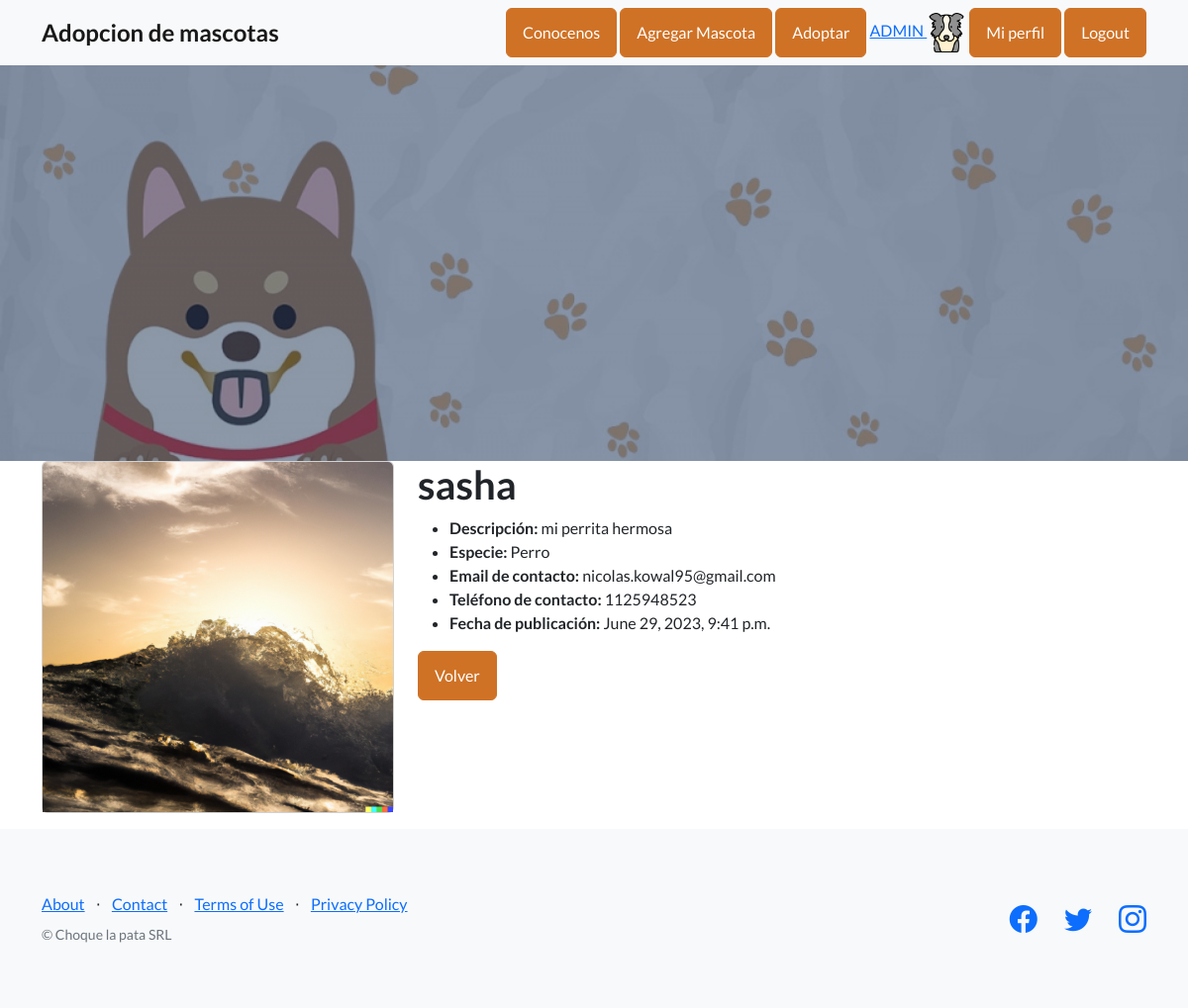
/detalleMascota/1/ (signed in), run on the app's committed database.
### usuarios/models.py (models this page shows, shortened)
class Avatar (models.Model):
    user = models.OneToOneField(User, on_delete=models.CASCADE)
    imagen = models.ImageField(upload_to='avatares', null=True, blank=True)

### mascotas/models.py (models this page shows, shortened)
class Mascota(models.Model):
    selecionarEspecie = (
    ('perro','Perro'),
    ('gato', 'Gato'),
    ('otro','Otro'),
    )
    usuario = models.ForeignKey(User, on_delete=models.CASCADE, null=True, blank=True)
    titulo = models.CharField(max_length=200)
    especie = models.CharField(max_length=15, choices=selecionarEspecie, default='otro')
    edad = models.IntegerField()
    descripcion = models.TextField(max_length=400)
    fechaPublicacion = models.DateTimeField(auto_now_add=True)
    telefonoContacto = models.IntegerField()
    emailContacto = models.EmailField()
    imagenMascota = models.ImageField(null=True, blank=True, upload_to='imagenes')

### mascotas/views.py (the view)
# urls.py: path('detalleMascota/<pk>/', views.MascotaDetail.as_view(), name="detalle mascota"),
class MascotaDetail(LoginRequiredMixin, DetailView):
    model = Mascota
    context_object_name = 'mascota'
    template_name = 'mascotas/detalleMascota.html'
    login_url = reverse_lazy('Login')

### mascotas/templates/mascotas/detalleMascota.html (shortened to what this page needs)
{% extends 'usuarios/modeloheredable.html' %}
{% load static %}
{% block main %}
<div class="container">
    <div class="row">
        <div class="col-md-4">
            <div class="card mb-3">
                {% if mascota.imagenMascota %}
                    <img src="{{ mascota.imagenMascota.url }}" class="card-img-top" alt="...">
                {% endif %}
            </div>
        </div>
        <div class="col-md-8">
        <h1>{{ mascota.titulo }}</h1>
        <ul>
            <li><strong>Descripción:</strong> {{ mascota.descripcion }}</li>
            <li><strong>Especie:</strong> {{ mascota.especie|lower|capfirst }}</li>
            <li><strong>Email de contacto:</strong> {{ mascota.emailContacto }}</li>
            <li><strong>Teléfono de contacto:</strong> {{ mascota.telefonoContacto }}</li>
            <li><strong>Fecha de publicación:</strong> {{ mascota.fechaPublicacion }}</li>
        </ul>
        <a class="btn btn-primary" href="{% url 'lista mascotas' %}" style="background-color: var(--bs-orange); border-color: var(--bs-orange);">Volver</a>
        </div>
    </div>
</div>
{% endblock main %}

### usuarios/templates/usuarios/modeloheredable.html (shortened to what this page needs)
<!DOCTYPE html>
{% load static %}
<html lang="en">
    <head>
        <link href="https://cdn.jsdelivr.net/npm/bootstrap-icons@1.5.0/font/bootstrap-icons.css" rel="stylesheet" type="text/css" />
        <link href= '{% static "usuarios/css/styles.css" %}' rel="stylesheet" />
    </head>
    <body>
        <nav class="navbar navbar-light bg-light static-top">
            <div class="container">
                <a class="navbar-brand" href="{% url 'main' %}"> <strong style="font-size: larger;">Adopcion de mascotas</strong> </a>
                <div class="float-right">
                <a class="btn btn-primary" href= "{% url 'AboutUs' %}" style="background-color: var(--bs-orange); border-color: var(--bs-orange);">Conocenos</a>
                <a class="btn btn-primary" href= "{% url 'crear mascota' %}" style="background-color: var(--bs-orange); border-color: var(--bs-orange);">Agregar Mascota</a>
                <a class="btn btn-primary" href= "{% url 'lista mascotas' %}" style="background-color: var(--bs-orange); border-color: var(--bs-orange);">Adoptar</a>
                {% if request.user.is_authenticated %}
                <a class= "text large mb-4 mb-lg-0"> {{request.user.username}} <img height="40px" src="{{request.user.avatar.imagen.url}}"></a>
                <a class="btn btn-primary" href="{% url 'EditarPerfil' %}" style="background-color: var(--bs-orange); border-color: var(--bs-orange);">Mi perfil</a>
                <a class="btn btn-primary" href="{% url 'Logout' %}" style="background-color: var(--bs-orange); border-color: var(--bs-orange);">Logout</a>
                {% endif %}
                </div>
            </div>
        </nav>
        <header class="masthead">
            <div class="container position-relative">
                <div class="row justify-content-center">
                    <div class="col-xl-6">
                    </div>
                </div>
            </div>
        </header>
        {% block main %}
        {% endblock %}
        <footer class="footer bg-light">
            <div class="container">
                <div class="row">
                    <div class="col-lg-6 h-100 text-center text-lg-start my-auto">
                        <ul class="list-inline mb-2">
                            <li class="list-inline-item"><a href={% url 'AboutUs' %}>About</a></li>
                            <li class="list-inline-item">⋅</li>
                            <li class="list-inline-item"><a href={% url 'main' %}>Contact</a></li>
                            <li class="list-inline-item">⋅</li>
                            <li class="list-inline-item"><a href={% url 'main' %}>Terms of Use</a></li>
                            <li class="list-inline-item">⋅</li>
                            <li class="list-inline-item"><a href={% url 'main' %}>Privacy Policy</a></li>
                        </ul>
                        <p class="text-muted small mb-4 mb-lg-0">&copy; Choque la pata SRL</p>
                    </div>
                    <div class="col-lg-6 h-100 text-center text-lg-end my-auto">
                        <ul class="list-inline mb-0">
                            <li class="list-inline-item me-4">
                                <a href="http://www.facebook.com"><i class="bi-facebook fs-3"></i></a>
                            </li>
                            <li class="list-inline-item me-4">
                                <a href="http://www.twitter.com"><i class="bi-twitter fs-3"></i></a>
                            </li>
                            <li class="list-inline-item">
                                <a href="http://www.instagram.com"><i class="bi-instagram fs-3"></i></a>
                            </li>
                        </ul>
                    </div>
                </div>
            </div>
        </footer>
    </body>
</html>

### data on the page
Mascota: imagenMascota (picture), titulo "sasha", descripcion "mi perrita hermosa", especie "Perro", emailContacto "nicolas.kowal95@gmail.com", telefonoContacto "1125948523", fechaPublicacion "June 29, 2023, 9:41 p.m."

### other printed values
{{ request.user.username }} "ADMIN"
